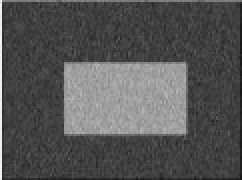
#> input picture images/noise2.jpg, 121 x 90 px (shown 2 times larger)
$ jupyter execute 24_Segmentation_Otsu.ipynb
#> lines starting #> are read from the running program, lines starting #| are printed output that depends on the picture; after the words box and inside, x2 and y2 are one past the last pixel; in counts of white or black regions, pixels touching at a corner belong together
[cell 1]
import cv2
import numpy as np
import matplotlib.pyplot as plt

img = cv2.imread('images/noise2.jpg' , cv2.IMREAD_GRAYSCALE)
#> img is the input picture: shape (90, 121); min 20, max 246, mean 84.7
img = cv2.resize(img , (512,512))
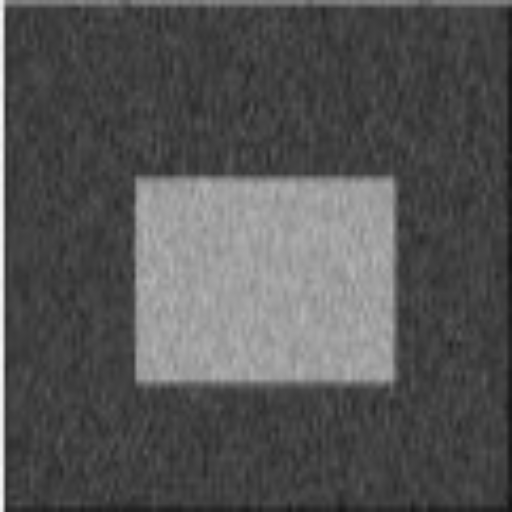
#> img: shape (512, 512); min 20, max 246, mean 84.6
_ , th1 = cv2.threshold(img , 127,255 , cv2.THRESH_BINARY
                        )
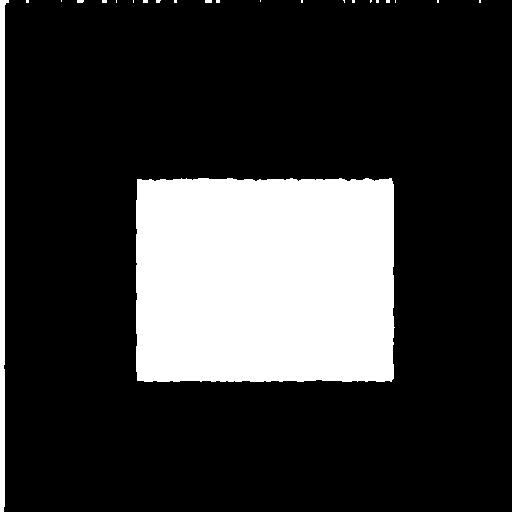
#> th1: shape (512, 512); 20.9% white; 23 white regions (19 under 20 px), largest, box (x1, y1, x2, y2) and area: (136, 178, 395, 382) 52068, (0, 0, 9, 512) 2565, (205, 0, 212, 3) 21, (77, 0, 84, 3) 20
_ , th2 = cv2.threshold(img , 0,255 , cv2.THRESH_BINARY + cv2.THRESH_OTSU)
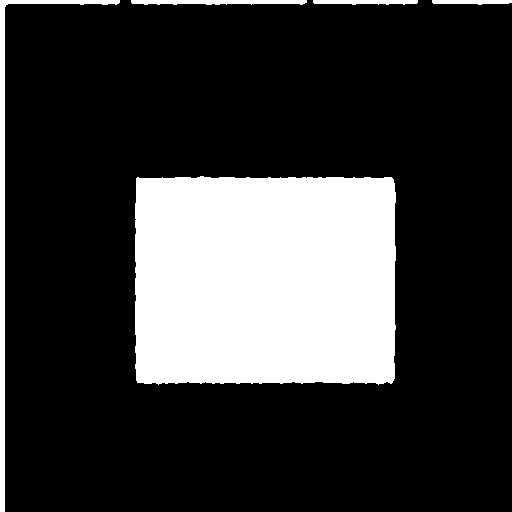
#> th2: shape (512, 512); 22.1% white; 5 white regions, box (x1, y1, x2, y2) and area: (135, 176, 396, 385) 53392, (0, 0, 120, 512) 3036, (131, 0, 307, 5) 728, (313, 0, 418, 5) 428, (432, 0, 512, 5) 320

blur = cv2.GaussianBlur(img , (5,5) , 0)
_ , th3 = cv2.threshold(blur , 0,255 , cv2.THRESH_BINARY + cv2.THRESH_OTSU)
#> th3: shape (512, 512); 22.1% white; 5 white regions, box (x1, y1, x2, y2) and area: (135, 176, 396, 384) 53402, (0, 0, 120, 512) 3036, (131, 0, 307, 5) 715, (313, 0, 418, 5) 424, (432, 0, 512, 5) 317

cv2.imshow('img',img)
cv2.imshow('th1',th1)
cv2.imshow('th2',th2)
cv2.imshow('th3',th3)

cv2.waitKey(0)
cv2.destroyAllWindows()
